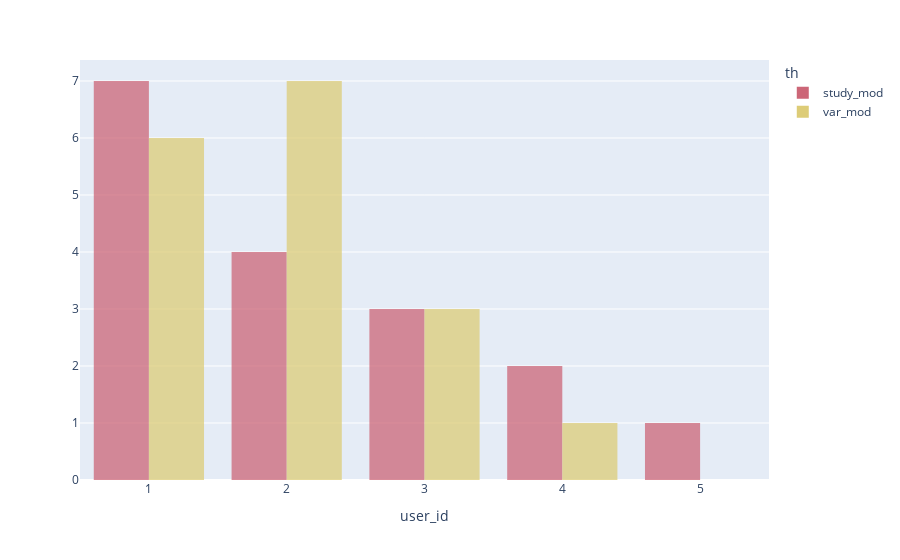

Notebook source saved alongside this figure:
### Code cell
color_palette = px.colors.qualitative.Safe
fig = px.histogram(
    human_h.groupby(["th", "mod"]).agg({"user_id": "nunique"}).reset_index(),
    x="user_id", histnorm="", nbins=human_h.user_id.unique().shape[0], color="th",
    color_discrete_map=COLOR_PALETTE, opacity=0.75)
fig.update_layout(barmode='group')
fig.write_image("../visualisations/user_studies_common_mod.pdf", format='pdf')
fig.show()

### Figure 1 — Plotly figure (JSON) as saved in the notebook; plotly's stock layout.template omitted (floating-point values rounded to 4 significant figures)
{"data": [{"alignmentgroup": "True", "bingroup": "x", "histnorm": "", "hovertemplate": "th=study_mod<br>user_id=%{x}<br>=%{y}<extra></extra>", "legendgroup": "study_mod", "marker": {"color": "rgb(204, 102, 119)", "opacity": 0.75, "pattern": {"shape": ""}}, "name": "study_mod", "nbinsx": 5, "offsetgroup": "study_mod", "orientation": "v", "showlegend": true, "type": "histogram", "x": [3, 3, 1, 2, 3, 1, 4, 2, 1, 1, 4, 2, 1, 5, 2, 1, 1], "xaxis": "x", "yaxis": "y"}, {"alignmentgroup": "True", "bingroup": "x", "histnorm": "", "hovertemplate": "th=var_mod<br>user_id=%{x}<br>=%{y}<extra></extra>", "legendgroup": "var_mod", "marker": {"color": "rgb(221, 204, 119)", "opacity": 0.75, "pattern": {"shape": ""}}, "name": "var_mod", "nbinsx": 5, "offsetgroup": "var_mod", "orientation": "v", "showlegend": true, "type": "histogram", "x": [2, 2, 1, 4, 1, 3, 1, 2, 1, 2, 2, 2, 3, 2, 1, 1, 3], "xaxis": "x", "yaxis": "y"}], "layout": {"barmode": "group", "legend": {"title": {"text": "th"}, "tracegroupgap": 0}, "margin": {"t": 60}, "xaxis": {"anchor": "y", "domain": [0, 1], "title": {"text": "user_id"}}, "yaxis": {"anchor": "x", "domain": [0, 1], "title": {"text": ""}}}}
